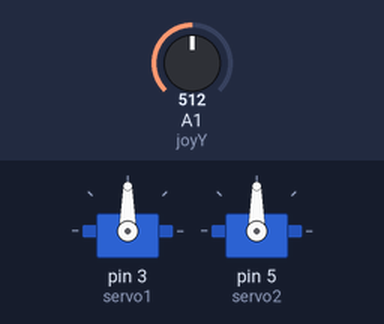
The sketch below on a simulated Arduino Uno, built with avr-gcc and run on an emulated ATmega328P. On the bench: 2 × servo. The inputs (shaded band) are chosen by the test bench; at power-on: A1 (joyY) = 512.

Above: at 1.2 s.
1.3 s: A1 (joyY) set to 716
At 1.9 s:
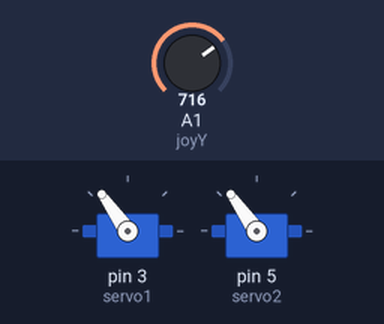
2.8 s: A1 (joyY) set to 900
At 3.1 s:
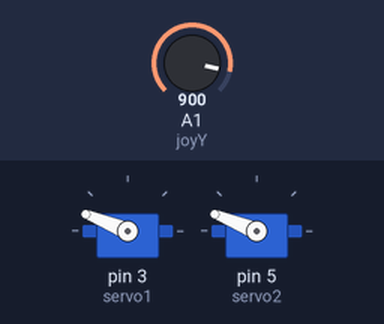
4.3 s: A1 (joyY) set to 1023
At 5.4 s:
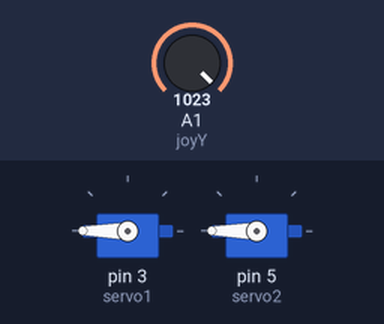
5.8 s: A1 (joyY) set to 306
At 6.5 s:
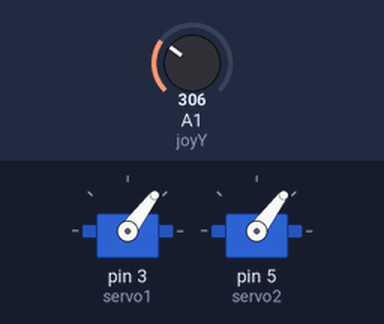
7.3 s: A1 (joyY) set to 122
At 7.7 s:
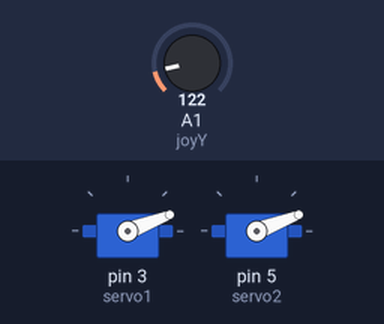
Timing chart, 0 to 9.8 s (numbered marks = the images above; inputs shaded):
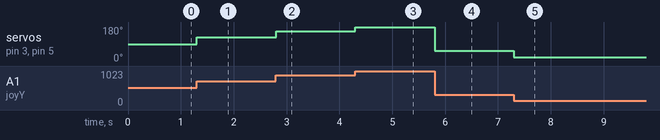

The sketch:

servoMotors.ino
```cpp
#include <Servo.h>

Servo servo1;
Servo servo2;
int joyX = 0;
int joyY = 1;

int servoVal;

void setup()
{
  servo1.attach(3);
  servo2.attach(5);
}

void loop()
{

  // servoVal = analogRead(joyX);
  // servoVal = map(servoVal, 0, 1023, 0, 180);
  // servo1.write(servoVal);

  servoVal = analogRead(joyY);
  servoVal = map(servoVal, 0, 1023, 0, 180);
  servo1.write(servoVal);
  servo2.write(servoVal);
  // delay(15);
}
```

Measured:
- after the input at 1.3 s, servo on pin 3 (servo1), servo on pin 5 (servo2): 90° → 125° at once
- after the input at 2.8 s, servo on pin 3 (servo1), servo on pin 5 (servo2): 125° → 158° at once
- after the input at 4.3 s, servo on pin 3 (servo1), servo on pin 5 (servo2): 158° → 180° at once
- after the input at 5.8 s, servo on pin 3 (servo1), servo on pin 5 (servo2): 180° → 53° at once
- after the input at 7.3 s, servo on pin 3 (servo1), servo on pin 5 (servo2): 53° → 21° at once
